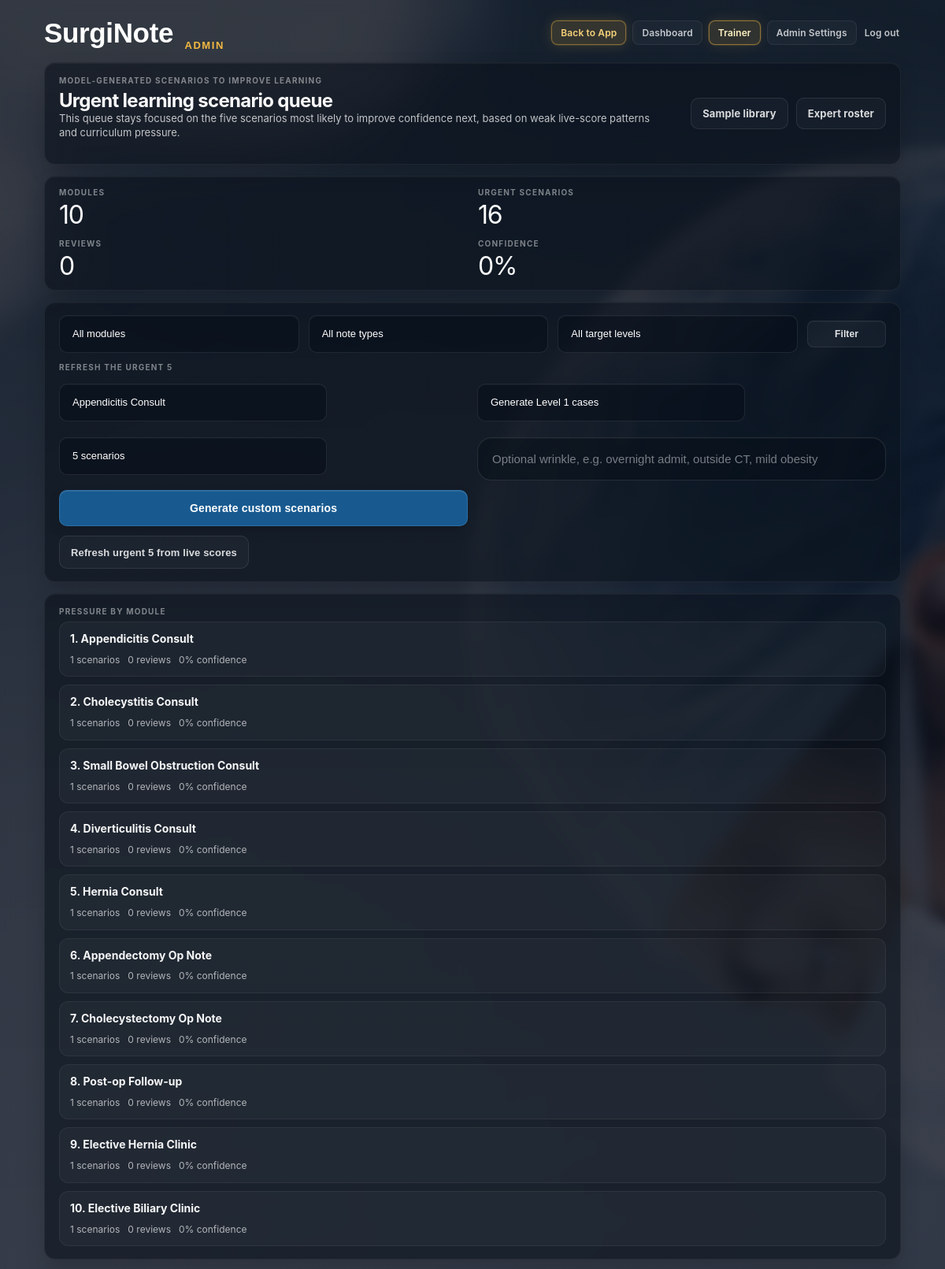
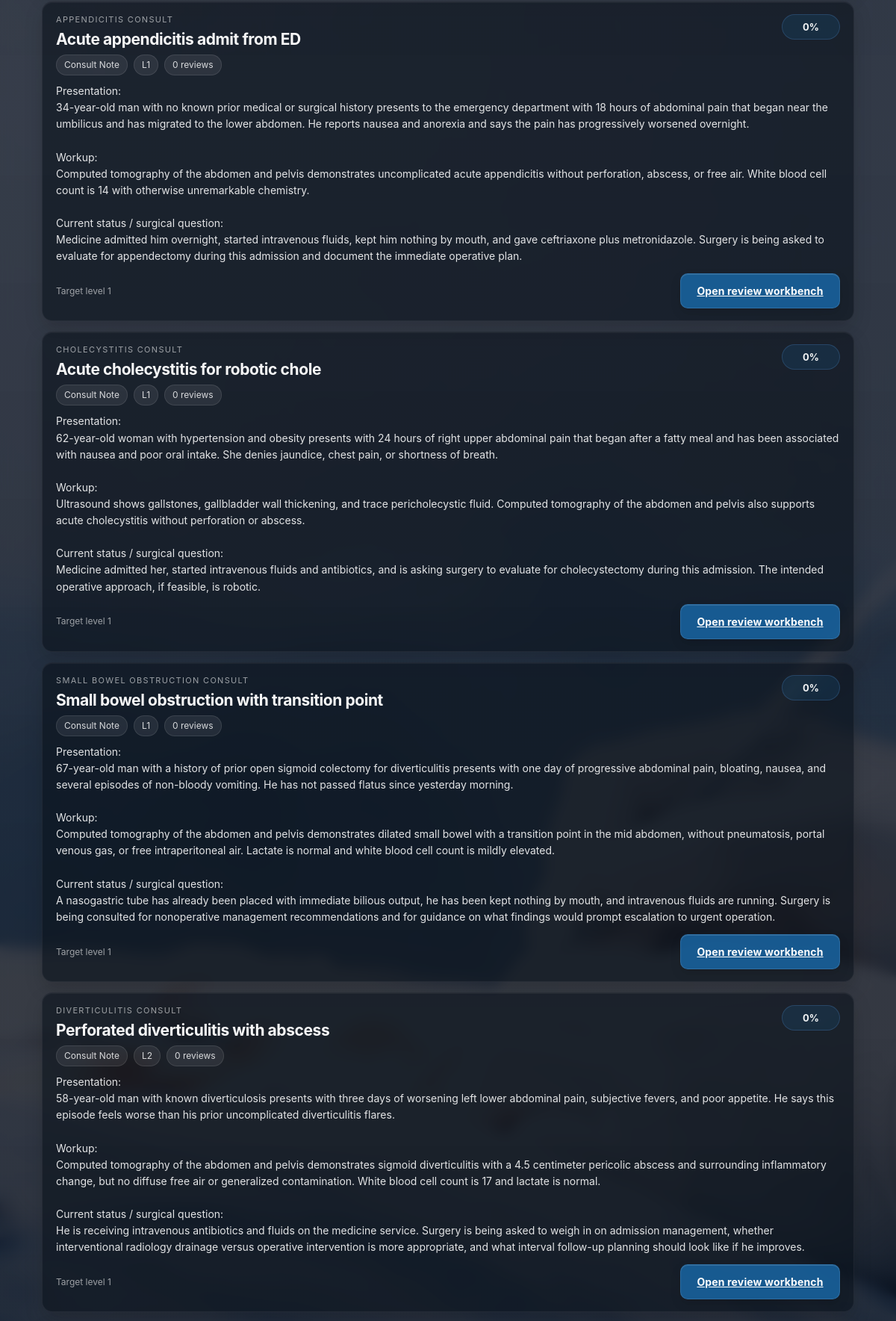
The page /admin/scenarios (signed in, upper part) on the database its author committed (2 pictures, top to bottom).
### tables this page shows
CREATE TABLE scenario_templates (
        id INTEGER PRIMARY KEY AUTOINCREMENT,
        specialty TEXT NOT NULL,
        note_type TEXT NOT NULL,
        title TEXT NOT NULL,
        diagnosis TEXT,
        procedure_focus TEXT,
        complexity_level INTEGER NOT NULL DEFAULT 1,
        scenario_status TEXT NOT NULL DEFAULT 'available',
        scenario_brief TEXT NOT NULL,
        learning_objectives TEXT,
        structured_facts_json TEXT,
        generated_by TEXT,
        model_confidence REAL NOT NULL DEFAULT 0,
        review_count INTEGER NOT NULL DEFAULT 0,
        approved_count INTEGER NOT NULL DEFAULT 0,
        gold_count INTEGER NOT NULL DEFAULT 0,
        average_edit_similarity REAL NOT NULL DEFAULT 0,
        next_target_level INTEGER NOT NULL DEFAULT 1,
        created_at TIMESTAMP DEFAULT CURRENT_TIMESTAMP,
        updated_at TIMESTAMP DEFAULT CURRENT_TIMESTAMP
    , module_key TEXT, module_label TEXT, module_rank INTEGER, user_feedback_score REAL NOT NULL DEFAULT 0, user_feedback_count INTEGER NOT NULL DEFAULT 0, curriculum_pressure REAL NOT NULL DEFAULT 0);

### app.py (the view)
@app.route("/admin/scenarios")
@require_admin_auth
def scenario_hub():
    specialty_filter = ACTIVE_CURRICULUM_SPECIALTY
    module_filter = _normalize_module_key(request.args.get("module"))
    note_type_filter = (request.args.get("note_type") or "").strip()
    level_filter = (request.args.get("level") or "").strip()
    ensure_default_scenarios(
        specialty_filter=specialty_filter,
        note_type_filter=note_type_filter or None,
    )
    conn = get_conn()
    cur = conn.cursor()
    query = """
        SELECT id, specialty, note_type, title, module_key, module_label, module_rank, diagnosis, procedure_focus, complexity_level,
               scenario_status, scenario_brief, learning_objectives, model_confidence, review_count,
               approved_count, gold_count, average_edit_similarity, next_target_level, updated_at
        FROM scenario_templates
        WHERE specialty = ?
    """
    params = [specialty_filter]
    if module_filter:
        query += " AND module_key = ?"
        params.append(module_filter)
    if note_type_filter:
        query += " AND note_type = ?"
        params.append(note_type_filter)
    if level_filter.isdigit():
        query += " AND next_target_level = ?"
        params.append(int(level_filter))
    query += " ORDER BY curriculum_pressure DESC, COALESCE(user_feedback_score, 0) ASC, COALESCE(module_rank, 999) ASC, next_target_level ASC, model_confidence ASC, review_count ASC, updated_at DESC LIMIT 5"
    cur.execute(query, params)
    scenarios = [_prepare_scenario_for_display(row) for row in cur.fetchall()]
    cur.execute(
        """
        SELECT module_key,
               COUNT(*) AS scenario_count,
               ROUND(AVG(model_confidence), 3) AS avg_confidence,
               ROUND(AVG(curriculum_pressure), 3) AS avg_pressure,
               COALESCE(SUM(review_count), 0) AS total_reviews,
               SUM(CASE WHEN next_target_level = 1 THEN 1 ELSE 0 END) AS level1_queue,
               SUM(CASE WHEN next_target_level = 2 THEN 1 ELSE 0 END) AS level2_queue,
               SUM(CASE WHEN next_target_level = 3 THEN 1 ELSE 0 END) AS level3_queue
        FROM scenario_templates
        WHERE specialty = ?
        GROUP BY module_key
        """,
        (specialty_filter,)
    )
    module_metrics = {row["module_key"]: row for row in cur.fetchall()}
    module_rows = []
    for module in _curriculum_modules():
        row = module_metrics.get(module["key"])
        module_rows.append({
            "key": module["key"],
            "label": module["label"],
            "rank": module["rank"],
            "note_type": module["note_type"],
            "description": module["description"],
            "scenario_count": row["scenario_count"] if row else 0,
            "avg_confidence": row["avg_confidence"] if row else 0,
            "avg_pressure": row["avg_pressure"] if row else 0,
            "total_reviews": row["total_reviews"] if row else 0,
            "level1_queue": row["level1_queue"] if row else 0,
            "level2_queue": row["level2_queue"] if row else 0,
            "level3_queue": row["level3_queue"] if row else 0,
        })
    cur.execute(
        """
        SELECT COUNT(*) AS scenario_count,
               COALESCE(SUM(review_count), 0) AS total_reviews,
               ROUND(AVG(model_confidence), 3) AS avg_confidence,
               SUM(CASE WHEN next_target_level = 1 THEN 1 ELSE 0 END) AS level1_queue
        FROM scenario_templates
        WHERE specialty = ?
        """,
        (specialty_filter,)
    )
    summary = cur.fetchone()
    conn.close()
    return render_template(
        "scenario_hub.html",
        scenarios=scenarios,
        module_rows=module_rows,
        summary=summary,
        selected_specialty=specialty_filter,
        selected_module=module_filter,
        selected_note_type=note_type_filter,
        selected_level=level_filter,
        curriculum_modules=_curriculum_modules(),
    )

### app.py (called while the page is built, shortened)
def require_admin_auth(f):
    @wraps(f)
    def decorated(*args, **kwargs):
        if session.get("admin_authed") or session.get("is_admin_user"):
            return f(*args, **kwargs)
        return redirect(url_for("admin_login"))
    return decorated

def _curriculum_modules():
    return GENERAL_SURGERY_MODULES

def _normalize_module_key(value):
    module_key = (value or "").strip()
    return module_key if module_key in GENERAL_SURGERY_MODULE_MAP else ""

def _split_sentences(value):
    text = re.sub(r"\s+", " ", (value or "").strip())
    if not text:
        return []
    parts = re.split(r"(?<=[.!?])\s+", text)
    return [part.strip() for part in parts if part.strip()]

def _extract_scenario_blocks(scenario_brief):
    labels = [
        "Presentation",
        "Workup",
        "Current status / surgical question",
        "Indication",
        "Intraoperative findings",
        "Procedure / disposition",
    ]
    pattern = re.compile(
        r"(?P<label>" + "|".join(re.escape(label) for label in labels) + r"):\s*",
        re.IGNORECASE,
    )
    matches = list(pattern.finditer(scenario_brief or ""))
    if not matches:
        return []
    blocks = []
    for index, match in enumerate(matches):
        start = match.end()
        end = matches[index + 1].start() if index + 1 < len(matches) else len(scenario_brief or "")
        label = match.group("label")
        content = (scenario_brief or "")[start:end].strip()
        if content:
            blocks.append((label, content))
    return blocks

def _summarize_block(content, max_sentences=2, max_chars=320):
    chosen = []
    total_chars = 0
    for sentence in _split_sentences(content):
        if len(chosen) >= max_sentences:
            break
        projected = total_chars + len(sentence)
        if chosen and projected > max_chars:
            break
        chosen.append(sentence)
        total_chars = projected
    return " ".join(chosen) if chosen else (content or "").strip()

def _build_reviewer_packet(scenario_brief, note_type):
    blocks = _extract_scenario_blocks(scenario_brief)
    if blocks:
        lines = []
        for label, content in blocks:
            lines.append(f"{label}:")
            lines.append(_summarize_block(content))
            lines.append("")
        return "\n".join(lines).strip()

### db.py (called while the page is built)
def get_conn():
    conn = sqlite3.connect(DB_PATH)
    conn.row_factory = sqlite3.Row
    conn.execute("PRAGMA foreign_keys = ON")
    return conn

### templates/scenario_hub.html (shortened to what this page needs)
<!DOCTYPE html>
<html>
<head>
  <link rel="stylesheet" href="/static/style.css" />
</head>
<body class="app-page">
  <div class="app-overlay">
    <main class="app-shell">
      {% include "_admin_header.html" %}
      <section class="app-card admin-console-header">
        <div>
          <div class="card-label">Model-generated scenarios to improve learning</div>
          <h1 class="admin-console-title">Urgent learning scenario queue</h1>
          <p class="card-helper admin-dashboard-helper">This queue stays focused on the five scenarios most likely to improve confidence next, based on weak live-score patterns and curriculum pressure.</p>
        </div>
        <div class="trainer-toolbar-links admin-console-links">
          <a href="/admin/sample-library" class="trainer-toolbar-link">Sample library</a>
          <a href="/admin/trainers" class="trainer-toolbar-link">Expert roster</a>
        </div>
      </section>
      <section class="app-card admin-metrics-strip">
        <div class="admin-metric">
          <div class="card-label">Modules</div>
          <div class="admin-metric-value">{{ curriculum_modules|length }}</div>
        </div>
        <div class="admin-metric">
          <div class="card-label">Urgent scenarios</div>
          <div class="admin-metric-value">{{ summary["scenario_count"] or 0 }}</div>
        </div>
        <div class="admin-metric">
          <div class="card-label">Reviews</div>
          <div class="admin-metric-value">{{ summary["total_reviews"] or 0 }}</div>
        </div>
        <div class="admin-metric">
          <div class="card-label">Confidence</div>
          <div class="admin-metric-value">{{ ((summary["avg_confidence"] or 0) * 100) | round(0) }}%</div>
        </div>
      </section>
      <section class="app-card scenario-controls-card">
        <form method="GET" class="sample-filter-row scenario-filter-row scenario-filter-row-compact">
          <select name="module" class="app-select sample-filter-select">
            <option value="">All modules</option>
          </select>
          <select name="note_type" class="app-select sample-filter-select">
            <option value="">All note types</option>
          </select>
          <select name="level" class="app-select sample-filter-select">
            <option value="">All target levels</option>
          </select>
          <button type="submit" class="secondary-action sample-filter-button">Filter</button>
        </form>
        <div class="scenario-generation-row scenario-generation-row-compact">
          <form method="POST" action="/admin/scenarios/generate" class="scenario-generate-form">
            <div class="scenario-generate-top">
          <div class="card-label">Refresh the urgent 5</div>
            </div>
            <div class="scenario-generate-grid scenario-generate-grid-compact">
              <select name="module_key" class="app-select sample-filter-select">
                {% for module in curriculum_modules %}
                  <option value="{{ module['key'] }}" {% if selected_module == module['key'] %}selected{% endif %}>{{ module['label'] }}</option>
                {% endfor %}
              </select>
              <select name="target_level" class="app-select sample-filter-select">
                <option value="1" {% if selected_level == "1" or not selected_level %}selected{% endif %}>Generate Level 1 cases</option>
              </select>
              <select name="count" class="app-select sample-filter-select">
                <option value="5" selected>5 scenarios</option>
              </select>
              <input
                name="focus"
                class="admin-input"
                placeholder="Optional wrinkle, e.g. overnight admit, outside CT, mild obesity"
              />
              <button type="submit" class="primary-action scenario-generate-button">Generate custom scenarios</button>
            </div>
          </form>
          <form method="POST" action="/admin/scenarios/refresh-urgent" class="scenario-seed-form-inline">
            <button type="submit" class="trainer-toolbar-link scenario-seed-link">Refresh urgent 5 from live scores</button>
          </form>
        </div>
      </section>
      <section class="scenario-board">
        <div class="app-card scenario-coverage-card">
          <div class="card-label">Pressure by module</div>
          {% if module_rows and module_rows|length > 0 %}
            <div class="scenario-coverage-list">
              {% for row in module_rows %}
                <div class="scenario-coverage-row">
                  <div class="scenario-coverage-title">
                    <div class="scenario-coverage-specialty">{{ row["rank"] }}. {{ row["label"] }}</div>
                  </div>
                  <div class="scenario-coverage-metrics">
                    <span>{{ row["scenario_count"] }} scenarios</span>
                    <span>{{ row["total_reviews"] or 0 }} reviews</span>
                    <span>{{ ((row["avg_confidence"] or 0) * 100) | round(0) }}% confidence</span>
                  </div>
                </div>
              {% endfor %}
            </div>
          {% else %}
            <div class="structured-empty">No urgent scenario pressure has been generated yet.</div>
          {% endif %}
        </div>
        <div class="scenario-queue-list">
          {% if scenarios and scenarios|length > 0 %}
            {% for scenario in scenarios %}
              <article class="app-card scenario-queue-card">
                <div class="scenario-queue-top">
                  <div>
                    <div class="sample-library-procedure">{{ scenario["module_label"] or scenario["specialty"] }}</div>
                    <h2 class="sample-library-title scenario-queue-title">{{ scenario["title"] }}</h2>
                  </div>
                  <div class="scenario-confidence-pill">{{ ((scenario["model_confidence"] or 0) * 100) | round(0) }}%</div>
                </div>
                <div class="sample-library-tags-row scenario-tag-row">
                  <span class="sample-tag-pill">{{ scenario["note_type"].replace("_", " ").title() }}</span>
                  <span class="sample-tag-pill">L{{ scenario["complexity_level"] }}</span>
                  <span class="sample-tag-pill">{{ scenario["review_count"] or 0 }} reviews</span>
                </div>
                <div class="scenario-brief scenario-brief-compact">{{ scenario["display_brief"] }}</div>
                <div class="scenario-queue-footer">
                  <div class="scenario-queue-status">Target level {{ scenario["next_target_level"] }}</div>
                  <a href="/admin/scenarios/{{ scenario['id'] }}/review" class="primary-action">Open review workbench</a>
                </div>
              </article>
            {% endfor %}
          {% else %}
            <div class="app-card structured-empty">No urgent scenarios match the current filters.</div>
          {% endif %}
        </div>
      </section>
    </main>
  </div>
</body>
</html>

### rows shown on the page
scenario_templates: rank "1", label "Appendicitis Consult", scenario_count "1", row "0", avg_confidence "0", module_label "APPENDICITIS CONSULT", title "Acute appendicitis admit from ED", ((scenario['model_confidence']or0)*100)|round(0) "0", note_type.replace "Consult Note", complexity_level "1", review_count "0", display_brief "Presentation: 34-year-old man with no known prior medical or surgical history presents to the emergency department with 18 hours of abdominal pain that began near the umbilicus and has migrated to the lower abdomen. He reports nausea and anorexia and says the pain has progressively worsened overnight. Workup: Computed tomography of the abdomen and pelvis demonstrates uncomplicated acute appendicitis without perforation, abscess, or free air. White blood cell count is 14 with otherwise unremarkable chemistry. Current status / surgical question: Medicine admitted him overnight, started intravenous fluids, kept him nothing by mouth, and gave ceftriaxone plus metronidazole. Surgery is being…", next_target_level "1"
scenario_templates: rank "2", label "Cholecystitis Consult", scenario_count "1", row "0", avg_confidence "0", module_label "CHOLECYSTITIS CONSULT", title "Acute cholecystitis for robotic chole", ((scenario['model_confidence']or0)*100)|round(0) "0", note_type.replace "Consult Note", complexity_level "1", review_count "0", display_brief "Presentation: 62-year-old woman with hypertension and obesity presents with 24 hours of right upper abdominal pain that began after a fatty meal and has been associated with nausea and poor oral intake. She denies jaundice, chest pain, or shortness of breath. Workup: Ultrasound shows gallstones, gallbladder wall thickening, and trace pericholecystic fluid. Computed tomography of the abdomen and pelvis also supports acute cholecystitis without perforation or abscess. Current status / surgical question: Medicine admitted her, started intravenous fluids and antibiotics, and is asking surgery to evaluate for cholecystectomy during this admission. The intended operative approach, if feasible, is…", next_target_level "1"
scenario_templates: rank "3", label "Small Bowel Obstruction Consult", scenario_count "1", row "0", avg_confidence "0", module_label "SMALL BOWEL OBSTRUCTION CONSULT", title "Small bowel obstruction with transition point", ((scenario['model_confidence']or0)*100)|round(0) "0", note_type.replace "Consult Note", complexity_level "1", review_count "0", display_brief "Presentation: 67-year-old man with a history of prior open sigmoid colectomy for diverticulitis presents with one day of progressive abdominal pain, bloating, nausea, and several episodes of non-bloody vomiting. He has not passed flatus since yesterday morning. Workup: Computed tomography of the abdomen and pelvis demonstrates dilated small bowel with a transition point in the mid abdomen, without pneumatosis, portal venous gas, or free intraperitoneal air. Lactate is normal and white blood cell count is mildly elevated. Current status / surgical question: A nasogastric tube has already been placed with immediate bilious output, he has been kept nothing by mouth, and intravenous fluids are…", next_target_level "1"
scenario_templates: rank "4", label "Diverticulitis Consult", scenario_count "1", row "0", avg_confidence "0", module_label "DIVERTICULITIS CONSULT", title "Perforated diverticulitis with abscess", ((scenario['model_confidence']or0)*100)|round(0) "0", note_type.replace "Consult Note", complexity_level "2", review_count "0", display_brief "Presentation: 58-year-old man with known diverticulosis presents with three days of worsening left lower abdominal pain, subjective fevers, and poor appetite. He says this episode feels worse than his prior uncomplicated diverticulitis flares. Workup: Computed tomography of the abdomen and pelvis demonstrates sigmoid diverticulitis with a 4.5 centimeter pericolic abscess and surrounding inflammatory change, but no diffuse free air or generalized contamination. White blood cell count is 17 and lactate is normal. Current status / surgical question: He is receiving intravenous antibiotics and fluids on the medicine service. Surgery is being asked to weigh in on admission management, whether…", next_target_level "1"
scenario_templates: rank "5", label "Hernia Consult", scenario_count "1", row "0", avg_confidence "0"
scenario_templates: rank "6", label "Appendectomy Op Note", scenario_count "1", row "0", avg_confidence "0"
scenario_templates: rank "7", label "Cholecystectomy Op Note", scenario_count "1", row "0", avg_confidence "0"
scenario_templates: rank "8", label "Post-op Follow-up", scenario_count "1", row "0", avg_confidence "0"
scenario_templates: rank "9", label "Elective Hernia Clinic", scenario_count "1", row "0", avg_confidence "0"
scenario_templates: rank "10", label "Elective Biliary Clinic", scenario_count "1", row "0", avg_confidence "0"

### other values the page prints
{{ curriculum_modules|length }} "10"
{{ summary["scenario_count"] or 0 }} "16"
{{ summary["total_reviews"] or 0 }} "0"
{{ ((summary["avg_confidence"] or 0) * 100) | round(0) }} "0"
form field module_key "Appendicitis Consult"
